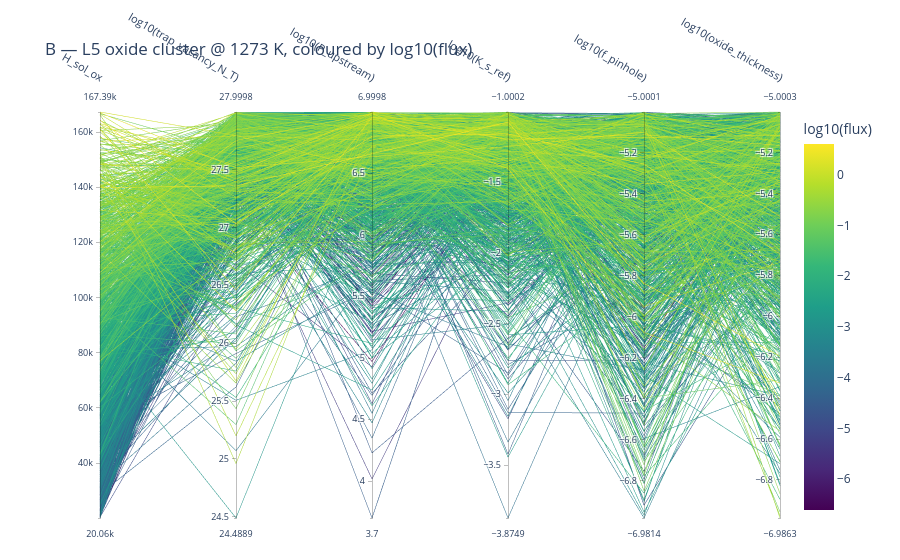
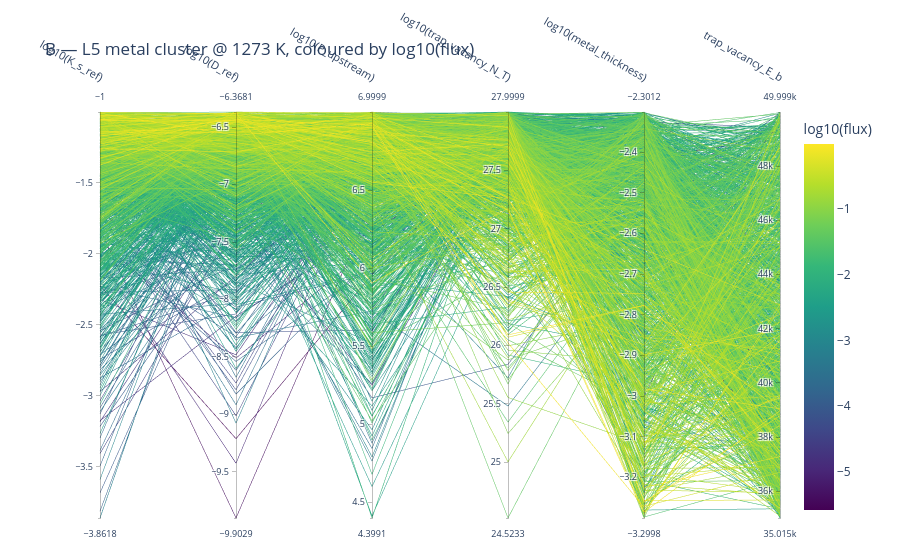
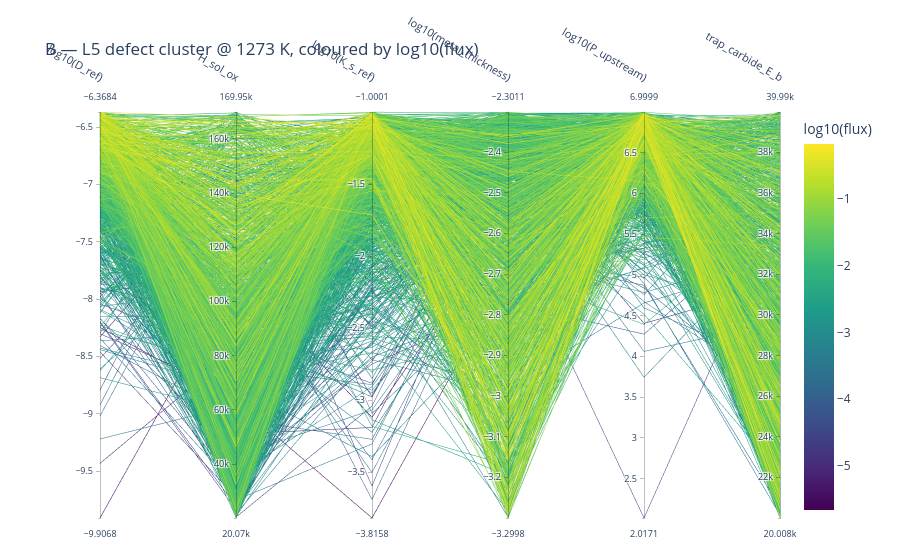

Notebook code cell kept with these figures, in order:
### Markdown cell above
## B — per-regime clusters coloured by log10(flux)

One PCP per regime, axes = that regime's top-6 δ drivers, colour = `log10(flux)`. Clean
within-regime view (no cross-preset mixing).

### Code cell
figsB = {}
for r in REGIMES:
    dims = top_drivers(routeB_T, r, 'flux', k=6)
    sub  = master_T[master_T['regime'] == r]
    figsB[r] = parallel_coordinates_samples(
        sub, dims, color_by='flux', log_dims=logsub(dims),
        title=f'B — L5 {r} cluster @ {T_SHOW} K, coloured by log10(flux)',
        save_html=os.path.join(FIG_DIR, f'pcp_B_{r}.html'))
    print(f"{r:8s}: n={len(sub)}  axes={dims}")

for r in REGIMES:
    figsB[r].show()

### Figure 1 — Plotly figure (JSON) as saved in the notebook; plotly's stock layout.template omitted (floating-point values rounded to 4 significant figures; data arrays with more than 128 entries replaced by an {"elided": "..."} marker saying what was removed)
{"data": [{"dimensions": [{"label": "H_sol_ox", "values": {"elided": "1693 float values"}}, {"label": "log10(trap_vacancy_N_T)", "values": {"elided": "1693 float values"}}, {"label": "log10(P_upstream)", "values": {"elided": "1693 float values"}}, {"label": "log10(K_s_ref)", "values": {"elided": "1693 float values"}}, {"label": "log10(f_pinhole)", "values": {"elided": "1693 float values"}}, {"label": "log10(oxide_thickness)", "values": {"elided": "1693 float values"}}], "labelangle": 30, "labelfont": {"size": 11}, "labelside": "top", "line": {"color": {"elided": "1693 float values"}, "colorbar": {"title": {"text": "log10(flux)"}}, "colorscale": [[0, "#440154"], [0.1111, "#482878"], [0.2222, "#3e4989"], [0.3333, "#31688e"], [0.4444, "#26828e"], [0.5556, "#1f9e89"], [0.6667, "#35b779"], [0.7778, "#6ece58"], [0.8889, "#b5de2b"], [1, "#fde725"]], "showscale": true}, "rangefont": {"size": 9}, "tickfont": {"size": 9}, "type": "parcoords"}], "layout": {"font": {"size": 12}, "margin": {"b": 40, "l": 100, "r": 120, "t": 110}, "title": {"text": "B — L5 oxide cluster @ 1273 K, coloured by log10(flux)"}}}

### Figure 2 — Plotly figure (JSON) as saved in the notebook; plotly's stock layout.template omitted (floating-point values rounded to 4 significant figures; data arrays with more than 128 entries replaced by an {"elided": "..."} marker saying what was removed)
{"data": [{"dimensions": [{"label": "log10(K_s_ref)", "values": {"elided": "1747 float values"}}, {"label": "log10(D_ref)", "values": {"elided": "1747 float values"}}, {"label": "log10(P_upstream)", "values": {"elided": "1747 float values"}}, {"label": "log10(trap_vacancy_N_T)", "values": {"elided": "1747 float values"}}, {"label": "log10(metal_thickness)", "values": {"elided": "1747 float values"}}, {"label": "trap_vacancy_E_b", "values": {"elided": "1747 float values"}}], "labelangle": 30, "labelfont": {"size": 11}, "labelside": "top", "line": {"color": {"elided": "1747 float values"}, "colorbar": {"title": {"text": "log10(flux)"}}, "colorscale": [[0, "#440154"], [0.1111, "#482878"], [0.2222, "#3e4989"], [0.3333, "#31688e"], [0.4444, "#26828e"], [0.5556, "#1f9e89"], [0.6667, "#35b779"], [0.7778, "#6ece58"], [0.8889, "#b5de2b"], [1, "#fde725"]], "showscale": true}, "rangefont": {"size": 9}, "tickfont": {"size": 9}, "type": "parcoords"}], "layout": {"font": {"size": 12}, "margin": {"b": 40, "l": 100, "r": 120, "t": 110}, "title": {"text": "B — L5 metal cluster @ 1273 K, coloured by log10(flux)"}}}

### Figure 3 — Plotly figure (JSON) as saved in the notebook; plotly's stock layout.template omitted (floating-point values rounded to 4 significant figures; data arrays with more than 128 entries replaced by an {"elided": "..."} marker saying what was removed)
{"data": [{"dimensions": [{"label": "log10(D_ref)", "values": {"elided": "1732 float values"}}, {"label": "H_sol_ox", "values": {"elided": "1732 float values"}}, {"label": "log10(K_s_ref)", "values": {"elided": "1732 float values"}}, {"label": "log10(metal_thickness)", "values": {"elided": "1732 float values"}}, {"label": "log10(P_upstream)", "values": {"elided": "1732 float values"}}, {"label": "trap_carbide_E_b", "values": {"elided": "1732 float values"}}], "labelangle": 30, "labelfont": {"size": 11}, "labelside": "top", "line": {"color": {"elided": "1732 float values"}, "colorbar": {"title": {"text": "log10(flux)"}}, "colorscale": [[0, "#440154"], [0.1111, "#482878"], [0.2222, "#3e4989"], [0.3333, "#31688e"], [0.4444, "#26828e"], [0.5556, "#1f9e89"], [0.6667, "#35b779"], [0.7778, "#6ece58"], [0.8889, "#b5de2b"], [1, "#fde725"]], "showscale": true}, "rangefont": {"size": 9}, "tickfont": {"size": 9}, "type": "parcoords"}], "layout": {"font": {"size": 12}, "margin": {"b": 40, "l": 100, "r": 120, "t": 110}, "title": {"text": "B — L5 defect cluster @ 1273 K, coloured by log10(flux)"}}}
